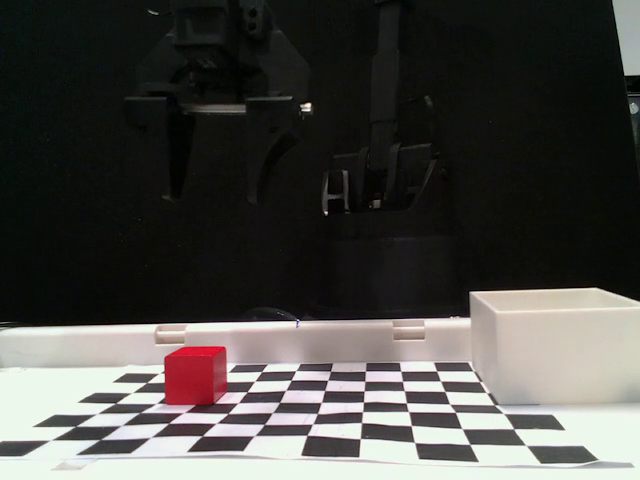
#> input picture frame 45 of alicia_ver.mp4, 640 x 480 px, given in place of the camera
$ jupyter execute cam.ipynb
#> lines starting #> are read from the running program, lines starting #| are printed output that depends on the picture
[cell 1]
import pyrealsense2 as rs
import numpy as np
import cv2
from time import time, sleep
from matplotlib import pyplot as plt


def capture_and_save_image():
    print("Using RealSense SDK for L515 camera...")

    # Configure the pipeline
    pipeline = rs.pipeline()
    config = rs.config()

    # Enable RGB stream
    config.enable_stream(rs.stream.color, 640, 480, rs.format.bgr8, 30)

    # Start streaming
    profile = pipeline.start(config)

    try:
        # Allow camera to settle
        for i in range(30):
            pipeline.wait_for_frames()

        t0 = time()

        # Capture a single frame
        frames = pipeline.wait_for_frames()
        color_frame = frames.get_color_frame()

        if not color_frame:
            print("Failed to capture color frame")
            return

        # Convert to numpy array
        frame = np.asanyarray(color_frame.get_data())
        print(f"Captured frame shape: {frame.shape}")

        # Convert from BGR to RGB for matplotlib
        image = cv2.cvtColor(frame, cv2.COLOR_BGR2RGB)

        # Get actual frame dimensions
        frame_height, frame_width = image.shape[:2]
        print(f"Frame dimensions: {frame_width}x{frame_height}")

        # Define safer crop coordinates based on actual frame size
        x1, y1 = 400, 0  # Example starting coordinates
        x2, y2 = 1600, 900  # Example ending coordinates

        # Clamp coordinates to actual frame size
        x1 = max(0, min(x1, frame_width))
        y1 = max(0, min(y1, frame_height))
        x2 = max(x1 + 1, min(x2, frame_width))  # Ensure x2 > x1
        y2 = max(y1 + 1, min(y2, frame_height))  # Ensure y2 > y1

        print(f"Adjusted crop coordinates: ({x1}, {y1}) to ({x2}, {y2})")

        # Crop the image
        image = image[y1:y2, x1:x2]
        print(f"Cropped image shape: {image.shape}")

        # Only resize if we have a valid cropped image
        if image.size > 0:
            image = cv2.resize(image, (640, 480), interpolation=cv2.INTER_AREA)
            print("Time taken to capture image: {:.4f} seconds".format(time() - t0))
            print(f"Final image shape: {image.shape}")

            # Display the captured image
            plt.figure(figsize=(10, 6))
            plt.imshow(image)
            plt.title(f"L515 RGB via RealSense SDK ({frame_width}x{frame_height} → 640x480)")
            plt.axis('off')
            plt.show()
        else:
            print("Error: Cropped image is empty!")

        sleep(0.04)

    finally:
        # Stop streaming
        pipeline.stop()

# Example usage
if __name__ == '__main__':
    capture_and_save_image()
#> (the call stopped at in capture_and_save_image, `pipeline = rs.pipeline()`: pyrealsense2 is not available in this run)

[cell 2]
import cv2
import matplotlib.pyplot as plt
from matplotlib.widgets import RectangleSelector
from time import sleep

def onselect(eclick, erelease):
    """Store the coordinates of the selected rectangle."""
    global x1, y1, x2, y2
    x1, y1 = int(eclick.xdata), int(eclick.ydata)
    x2, y2 = int(erelease.xdata), int(erelease.ydata)
    print(f"Selected region: x1={x1}, y1={y1}, x2={x2}, y2={y2}")

    # Show the cropped image
    cropped = frame[y1:y2, x1:x2]
    if cropped.size > 0:  # Check if the crop is valid
        resized = cv2.resize(cropped, (640, 480), interpolation=cv2.INTER_AREA)
        ax2.imshow(resized)
        fig.canvas.draw()
        print(f"Cropped image shape: {resized.shape}")

# Initialize camera with proper backend for L515
cam = cv2.VideoCapture(6, cv2.CAP_V4L2)
if not cam.isOpened():
    raise IOError("Cannot open camera")

# Capture a frame to see the full camera view
_, frame = cam.read()
#> frame is the input picture: shape (480, 640, 3); mean B, G, R 71, 74.3, 75.4
frame = cv2.cvtColor(frame, cv2.COLOR_BGR2RGB)
print(f"Original image shape: {frame.shape}")
#| Original image shape: (480, 640, 3)

# Create figure with two subplots
fig, (ax1, ax2) = plt.subplots(1, 2, figsize=(15, 7))
ax1.imshow(frame)
ax1.set_title('Select crop region (click and drag)')
ax2.set_title('Preview of cropped & resized image')
ax2.set_xlim([0, 640])
ax2.set_ylim([480, 0])  # Reversed to match image coordinates

# Set up the rectangle selector
rect_selector = RectangleSelector(
    ax1, onselect, useblit=True,
    button=[1], minspanx=5, minspany=5,
    spancoords='pixels', interactive=True
)

plt.tight_layout()
plt.show()
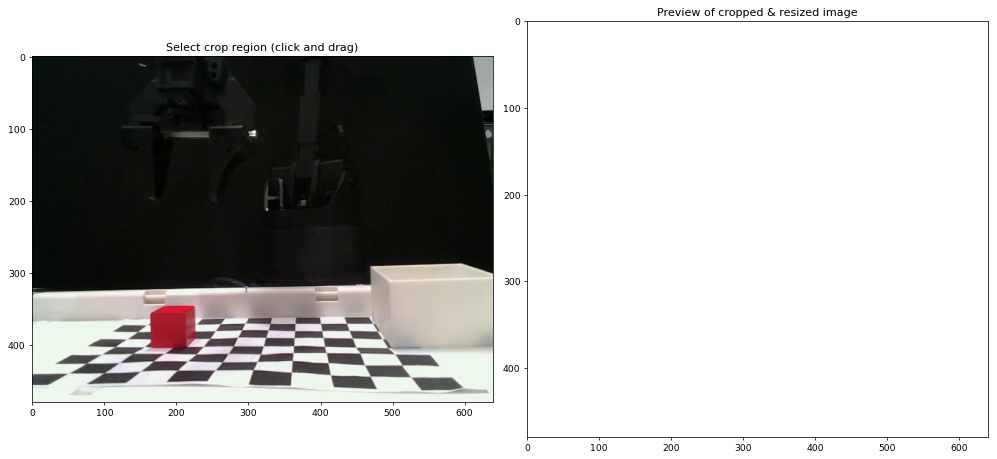
#> figure drawn by matplotlib, 1 panel

# Release the camera when done
cam.release()

print("Use these values in your capture_image function:")
print(f"x1, y1 = {90}, {0}  # Top left corner")
print(f"x2, y2 = {600}, {480}  # Bottom right corner")

[cell 3]
import cv2
from time import time, sleep
from matplotlib import pyplot as plt


def capture_and_save_image():
    # Initialize the camera with proper backend for L515
    cam = cv2.VideoCapture(6, cv2.CAP_V4L2)

    # Check if the camera opened successfully
    if not cam.isOpened():
        raise IOError("Cannot open camera")

    for i in range(1):
        t0 = time()
        # Capture a single frame
        _, frame = cam.read()


        # Generate a unique filename with the current date and time
        image = cv2.cvtColor(frame, cv2.COLOR_BGR2RGB)
        #image = cv2.resize(image, (640, 480), interpolation=cv2.INTER_AREA)
        # Define your crop coordinates (top left corner and bottom right corner)
        x1, y1 = 400, 000  # Example starting coordinates (top left of the crop rectangle)
        x2, y2 = 1600, 900  # Example ending coordinates (bottom right of the crop rectangle)

        # Crop the image
        image = image[y1:y2, x1:x2]

        image = cv2.resize(image, (640, 480), interpolation=cv2.INTER_AREA)
        print("Time taken to capture image: {:.4f} seconds".format(time() - t0))

        print(image.shape)
        # Save the captured image to the current directory
        plt.imshow(image)
        sleep(0.04)
#> this loop made 1 pass
#> pass 1, in capture_and_save_image, `image = image[y1:y2, x1:x2]`:
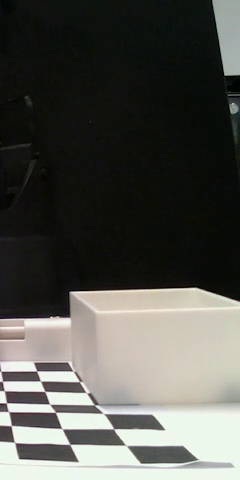
#> image: shape (480, 240, 3); mean R, G, B 83.9, 84, 78.9
#> pass 1, in capture_and_save_image, `image = cv2.resize(image, (640, 480), interpolation=cv2.INTER_AREA)`:
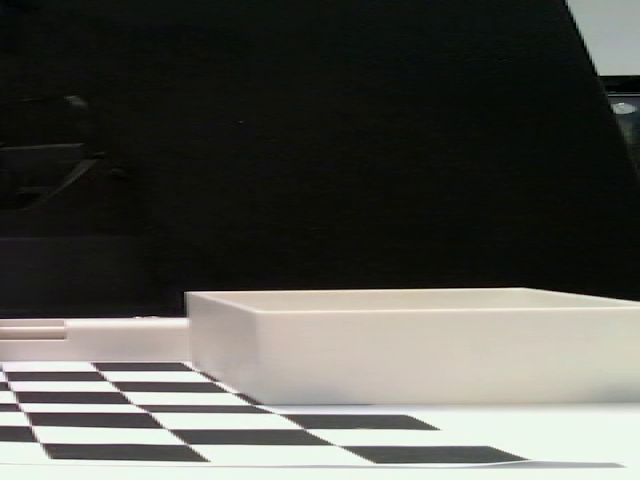
#> image: shape (480, 640, 3); mean R, G, B 83.9, 84, 78.9


    # Release the camera
    cam.release()

# Example usage
if __name__ == '__main__':
    capture_and_save_image()

$ run again, starting later in the video
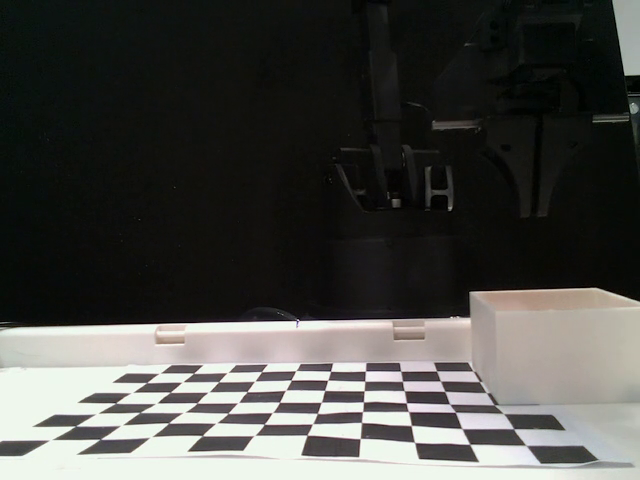
#> input picture frame 202 of alicia_ver.mp4, 640 x 480 px, given in place of the camera
#> frame is the input picture: shape (480, 640, 3); mean B, G, R 70.9, 74.3, 74.3
#| Original image shape: (480, 640, 3)
#> `plt.show()`:
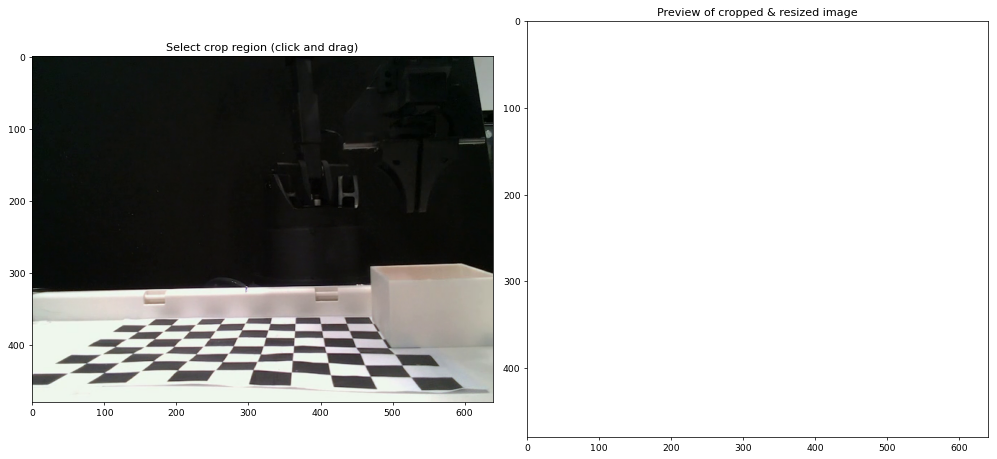
#> figure drawn by matplotlib, 1 panel
#> the loop in capture_and_save_image, `for i in range(1):` made 1 pass
#> pass 1, in capture_and_save_image, `image = cv2.resize(image, (640, 480), interpolation=cv2.INTER_AREA)`:
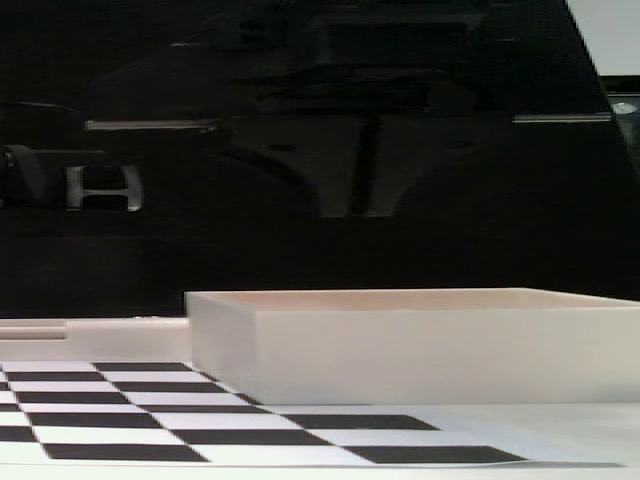
#> image: shape (480, 640, 3); mean R, G, B 74.8, 74, 70.2

$ run again, starting later in the video
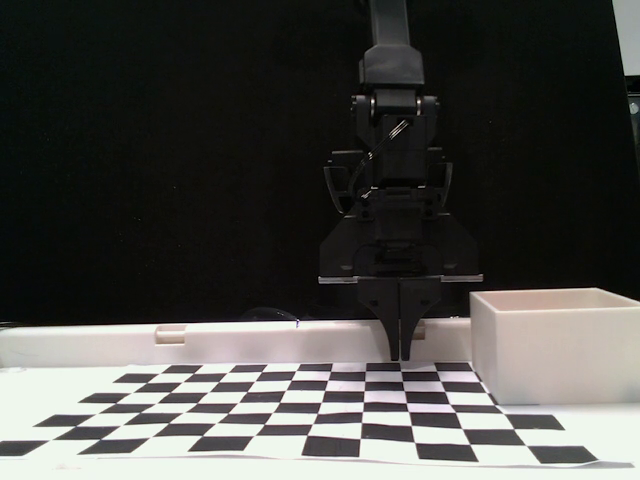
#> input picture frame 360 of alicia_ver.mp4, 640 x 480 px, given in place of the camera
#> frame is the input picture: shape (480, 640, 3); mean B, G, R 71.2, 74.6, 74.7
#| Original image shape: (480, 640, 3)
#> `plt.show()`:
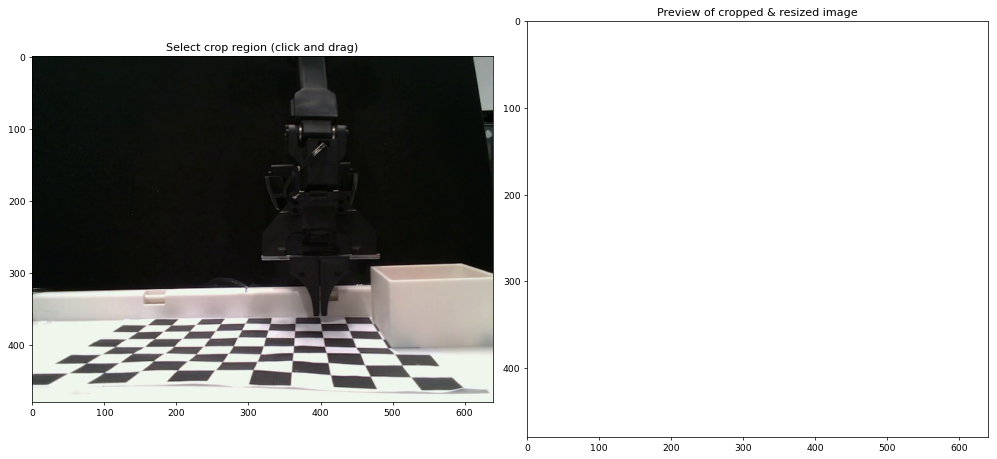
#> figure drawn by matplotlib, 1 panel
#> the loop in capture_and_save_image, `for i in range(1):` made 1 pass
#> pass 1, in capture_and_save_image, `image = cv2.resize(image, (640, 480), interpolation=cv2.INTER_AREA)`:
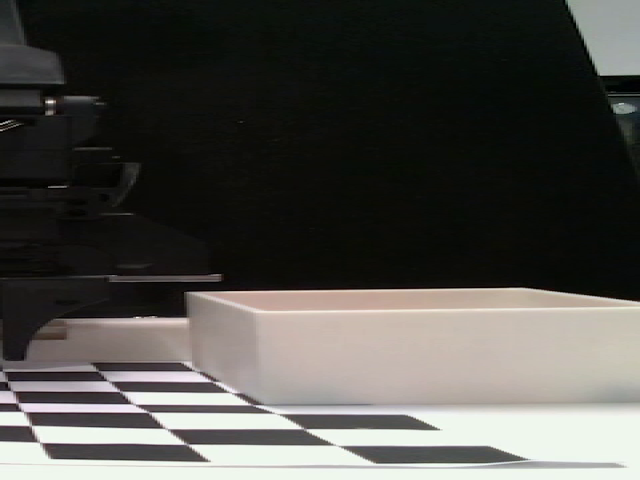
#> image: shape (480, 640, 3); mean R, G, B 78.9, 77.9, 73.7
